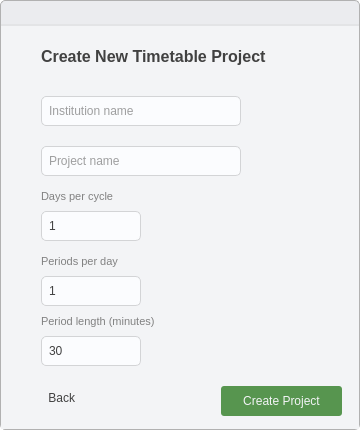
<?xml version="1.0" encoding="UTF-8"?>
<ui version="4.0">
 <class>Boarding</class>
 <widget class="QDialog" name="Boarding">
  <property name="geometry">
   <rect>
    <x>0</x>
    <y>0</y>
    <width>360</width>
    <height>430</height>
   </rect>
  </property>
  <property name="minimumSize">
   <size>
    <width>360</width>
    <height>430</height>
   </size>
  </property>
  <property name="windowTitle">
   <string>Dialog</string>
  </property>
  <property name="styleSheet">
   <string notr="true">* {
	background: transparent;
	border: none;
	color: #414141;
}

QWidget#main_container {
	background: #EBECEF;
	border-radius: 5px;
	border: 1px solid #B1B1B1;
}

QWidget#container {
	background: #F3F4F6;
}

#close_btn:hover{
	background: #DC2626;
}

#toolbar{
	border-bottom: 2px solid #E3E4E6;
}

QComboBox{
	border: 1px solid #D3D4D6;
	border-radius: 5px;
	padding-left: 5px;
	outline: none;
	background: #FBFCFE;
}

QLineEdit{
	background: #FBFCFE;
}

QComboBox::drop-down{
	background: transparent;
}

QComboBox::down-arrow{
	image: url(':/icons/icons/drop_down.svg');
	height: 24px;
	width: 24px;
}

QSpinBox{
	border: 1px solid #D3D4D6;
	border-radius: 5px;
	padding-left: 5px;
	background: #FBFCFE;
}

QSpinBox:down-button{
	background: transparent;
}

QSpinBox:up-button{
	background: transparent;
}

QSpinBox:down-arrow{
	image: url(':/icons/icons/drop_down.svg');
	height: 24px;
	width: 24px;
}

QSpinBox:up-arrow{
	image: url(':/icons/icons/drop_up.svg');
	height: 24px;
	width: 24px;
}</string>
  </property>
  <layout class="QVBoxLayout" name="verticalLayout">
   <property name="spacing">
    <number>0</number>
   </property>
   <property name="leftMargin">
    <number>0</number>
   </property>
   <property name="topMargin">
    <number>0</number>
   </property>
   <property name="rightMargin">
    <number>0</number>
   </property>
   <property name="bottomMargin">
    <number>0</number>
   </property>
   <item>
    <widget class="QWidget" name="main_container" native="true">
     <property name="minimumSize">
      <size>
       <width>360</width>
       <height>430</height>
      </size>
     </property>
     <layout class="QVBoxLayout" name="verticalLayout_2">
      <property name="spacing">
       <number>0</number>
      </property>
      <property name="leftMargin">
       <number>1</number>
      </property>
      <property name="topMargin">
       <number>1</number>
      </property>
      <property name="rightMargin">
       <number>1</number>
      </property>
      <property name="bottomMargin">
       <number>1</number>
      </property>
      <item>
       <widget class="QFrame" name="toolbar">
        <property name="minimumSize">
         <size>
          <width>0</width>
          <height>25</height>
         </size>
        </property>
        <property name="maximumSize">
         <size>
          <width>16777215</width>
          <height>25</height>
         </size>
        </property>
        <property name="frameShape">
         <enum>QFrame::Shape::StyledPanel</enum>
        </property>
        <property name="frameShadow">
         <enum>QFrame::Shadow::Raised</enum>
        </property>
        <widget class="QPushButton" name="close_btn">
         <property name="geometry">
          <rect>
           <x>330</x>
           <y>0</y>
           <width>30</width>
           <height>24</height>
          </rect>
         </property>
         <property name="text">
          <string/>
         </property>
         <property name="icon">
          <iconset theme="QIcon::ThemeIcon::ApplicationExit"/>
         </property>
         <property name="iconSize">
          <size>
           <width>10</width>
           <height>10</height>
          </size>
         </property>
        </widget>
       </widget>
      </item>
      <item>
       <widget class="QStackedWidget" name="container">
        <property name="currentIndex">
         <number>1</number>
        </property>
        <widget class="QWidget" name="board_page_1">
         <widget class="QLabel" name="title">
          <property name="geometry">
           <rect>
            <x>81</x>
            <y>20</y>
            <width>221</width>
            <height>20</height>
           </rect>
          </property>
          <property name="font">
           <font>
            <pointsize>12</pointsize>
            <bold>true</bold>
           </font>
          </property>
          <property name="text">
           <string>Smart Timetable Generator</string>
          </property>
         </widget>
         <widget class="QPushButton" name="next_btn">
          <property name="geometry">
           <rect>
            <x>111</x>
            <y>350</y>
            <width>131</width>
            <height>30</height>
           </rect>
          </property>
          <property name="cursor">
           <cursorShape>PointingHandCursor</cursorShape>
          </property>
          <property name="focusPolicy">
           <enum>Qt::FocusPolicy::StrongFocus</enum>
          </property>
          <property name="layoutDirection">
           <enum>Qt::LayoutDirection::RightToLeft</enum>
          </property>
          <property name="styleSheet">
           <string notr="true">padding: 5px;
background: #2F69B2;
color: #F3F4F6;
border-radius: 3px;</string>
          </property>
          <property name="text">
           <string>Continue    </string>
          </property>
          <property name="icon">
           <iconset resource="../assets/icons.qrc">
            <normaloff>:/icons/icons/arrow-right-long.svg</normaloff>:/icons/icons/arrow-right-long.svg</iconset>
          </property>
          <property name="iconSize">
           <size>
            <width>14</width>
            <height>14</height>
           </size>
          </property>
         </widget>
         <widget class="QLabel" name="sub_title">
          <property name="geometry">
           <rect>
            <x>111</x>
            <y>45</y>
            <width>161</width>
            <height>20</height>
           </rect>
          </property>
          <property name="font">
           <font>
            <pointsize>8</pointsize>
            <bold>false</bold>
           </font>
          </property>
          <property name="styleSheet">
           <string notr="true">color: rgb(129, 129, 129);</string>
          </property>
          <property name="text">
           <string>Build Schedules Intelligently</string>
          </property>
         </widget>
         <widget class="QFrame" name="frame">
          <property name="geometry">
           <rect>
            <x>30</x>
            <y>80</y>
            <width>311</width>
            <height>251</height>
           </rect>
          </property>
          <property name="frameShape">
           <enum>QFrame::Shape::StyledPanel</enum>
          </property>
          <property name="frameShadow">
           <enum>QFrame::Shadow::Raised</enum>
          </property>
          <widget class="ButtonFrame" name="tertiary_btn">
           <property name="geometry">
            <rect>
             <x>10</x>
             <y>170</y>
             <width>281</width>
             <height>61</height>
            </rect>
           </property>
           <property name="cursor">
            <cursorShape>PointingHandCursor</cursorShape>
           </property>
           <property name="styleSheet">
            <string notr="true">QFrame#tertiary_btn{
	border: 1px solid #E3E4E6;
	border-radius: 10px;
}

QFrame#tertiary_btn:hover{
	border: 3px solid #DBEAFE;
	background: #DBEAFE;
}</string>
           </property>
           <widget class="QLabel" name="head_7">
            <property name="geometry">
             <rect>
              <x>60</x>
              <y>10</y>
              <width>161</width>
              <height>21</height>
             </rect>
            </property>
            <property name="font">
             <font>
              <family>Segoe UI</family>
              <pointsize>10</pointsize>
              <bold>true</bold>
             </font>
            </property>
            <property name="text">
             <string>University or College</string>
            </property>
           </widget>
           <widget class="QLabel" name="sub_head_7">
            <property name="geometry">
             <rect>
              <x>60</x>
              <y>35</y>
              <width>181</width>
              <height>21</height>
             </rect>
            </property>
            <property name="font">
             <font>
              <family>Inter</family>
             </font>
            </property>
            <property name="styleSheet">
             <string notr="true">color: #818181;</string>
            </property>
            <property name="text">
             <string>&lt;!DOCTYPE HTML PUBLIC &quot;-//W3C//DTD HTML 4.0//EN&quot; &quot;http://www.w3.org/TR/REC-html40/strict.dtd&quot;&gt;
&lt;html&gt;&lt;head&gt;&lt;meta name=&quot;qrichtext&quot; content=&quot;1&quot; /&gt;&lt;meta charset=&quot;utf-8&quot; /&gt;&lt;style type=&quot;text/css&quot;&gt;
p, li { white-space: pre-wrap; }
hr { height: 1px; border-width: 0; }
li.unchecked::marker { content: &quot;\2610&quot;; }
li.checked::marker { content: &quot;\2612&quot;; }
&lt;/style&gt;&lt;/head&gt;&lt;body style=&quot; font-family:'Segoe Ui'; font-size:9pt; font-weight:400; font-style:normal;&quot;&gt;
&lt;p style=&quot; margin-top:12px; margin-bottom:2px; margin-left:0px; margin-right:0px; -qt-block-indent:0; text-indent:0px;&quot;&gt;Courses, lecturers and modules&lt;/p&gt;&lt;/body&gt;&lt;/html&gt;</string>
            </property>
            <property name="alignment">
             <set>Qt::AlignmentFlag::AlignLeading|Qt::AlignmentFlag::AlignLeft|Qt::AlignmentFlag::AlignTop</set>
            </property>
           </widget>
           <widget class="QLabel" name="coner_shadow_7">
            <property name="geometry">
             <rect>
              <x>80</x>
              <y>0</y>
              <width>201</width>
              <height>61</height>
             </rect>
            </property>
            <property name="text">
             <string/>
            </property>
            <property name="pixmap">
             <pixmap resource="../assets/icons.qrc">:/icons/images/corner_gradient.png</pixmap>
            </property>
            <property name="scaledContents">
             <bool>true</bool>
            </property>
           </widget>
           <widget class="QPushButton" name="icon_7">
            <property name="geometry">
             <rect>
              <x>10</x>
              <y>20</y>
              <width>31</width>
              <height>24</height>
             </rect>
            </property>
            <property name="text">
             <string/>
            </property>
            <property name="icon">
             <iconset resource="../assets/icons.qrc">
              <normaloff>:/icons/icons/tertiary.svg</normaloff>:/icons/icons/tertiary.svg</iconset>
            </property>
            <property name="iconSize">
             <size>
              <width>32</width>
              <height>32</height>
             </size>
            </property>
           </widget>
           <widget class="QWidget" name="selector_7" native="true">
            <property name="geometry">
             <rect>
              <x>250</x>
              <y>25</y>
              <width>15</width>
              <height>15</height>
             </rect>
            </property>
            <property name="styleSheet">
             <string notr="true">border: 1px solid #B1B1B1;
border-radius: 7px;</string>
            </property>
            <layout class="QVBoxLayout" name="verticalLayout_5">
             <property name="spacing">
              <number>0</number>
             </property>
             <property name="leftMargin">
              <number>0</number>
             </property>
             <property name="topMargin">
              <number>0</number>
             </property>
             <property name="rightMargin">
              <number>0</number>
             </property>
             <property name="bottomMargin">
              <number>0</number>
             </property>
             <item>
              <widget class="QLabel" name="tick">
               <property name="text">
                <string/>
               </property>
               <property name="pixmap">
                <pixmap resource="../assets/icons.qrc">:/icons/icons/tick.svg</pixmap>
               </property>
               <property name="scaledContents">
                <bool>true</bool>
               </property>
              </widget>
             </item>
            </layout>
           </widget>
          </widget>
          <widget class="ButtonFrame" name="primary_btn">
           <property name="geometry">
            <rect>
             <x>10</x>
             <y>10</y>
             <width>281</width>
             <height>61</height>
            </rect>
           </property>
           <property name="cursor">
            <cursorShape>PointingHandCursor</cursorShape>
           </property>
           <property name="styleSheet">
            <string notr="true">QFrame#primary_btn{
	border: 1px solid #E3E4E6;
	border-radius: 10px;
}

QFrame#primary_btn:hover{
	border: 3px solid #DBEAFE;
	background: #DBEAFE;
}</string>
           </property>
           <widget class="QLabel" name="head_8">
            <property name="geometry">
             <rect>
              <x>60</x>
              <y>10</y>
              <width>151</width>
              <height>21</height>
             </rect>
            </property>
            <property name="font">
             <font>
              <family>Segoe UI</family>
              <pointsize>10</pointsize>
              <bold>true</bold>
             </font>
            </property>
            <property name="text">
             <string>Primary School</string>
            </property>
           </widget>
           <widget class="QLabel" name="sub_head_8">
            <property name="geometry">
             <rect>
              <x>60</x>
              <y>35</y>
              <width>171</width>
              <height>21</height>
             </rect>
            </property>
            <property name="font">
             <font>
              <family>Inter</family>
             </font>
            </property>
            <property name="styleSheet">
             <string notr="true">color: #818181;</string>
            </property>
            <property name="text">
             <string>&lt;!DOCTYPE HTML PUBLIC &quot;-//W3C//DTD HTML 4.0//EN&quot; &quot;http://www.w3.org/TR/REC-html40/strict.dtd&quot;&gt;
&lt;html&gt;&lt;head&gt;&lt;meta name=&quot;qrichtext&quot; content=&quot;1&quot; /&gt;&lt;meta charset=&quot;utf-8&quot; /&gt;&lt;style type=&quot;text/css&quot;&gt;
p, li { white-space: pre-wrap; }
hr { height: 1px; border-width: 0; }
li.unchecked::marker { content: &quot;\2610&quot;; }
li.checked::marker { content: &quot;\2612&quot;; }
&lt;/style&gt;&lt;/head&gt;&lt;body style=&quot; font-family:'Inter'; font-size:9pt; font-weight:400; font-style:normal;&quot;&gt;
&lt;p style=&quot; margin-top:12px; margin-bottom:2px; margin-left:0px; margin-right:0px; -qt-block-indent:0; text-indent:0px;&quot;&gt;&lt;span style=&quot; font-family:'Segoe Ui';&quot;&gt;Simple Class-based scheduling&lt;/span&gt;&lt;/p&gt;&lt;/body&gt;&lt;/html&gt;</string>
            </property>
            <property name="alignment">
             <set>Qt::AlignmentFlag::AlignLeading|Qt::AlignmentFlag::AlignLeft|Qt::AlignmentFlag::AlignTop</set>
            </property>
           </widget>
           <widget class="QLabel" name="coner_shadow_8">
            <property name="geometry">
             <rect>
              <x>80</x>
              <y>0</y>
              <width>201</width>
              <height>61</height>
             </rect>
            </property>
            <property name="text">
             <string/>
            </property>
            <property name="pixmap">
             <pixmap resource="../assets/icons.qrc">:/icons/images/corner_gradient.png</pixmap>
            </property>
            <property name="scaledContents">
             <bool>true</bool>
            </property>
           </widget>
           <widget class="QPushButton" name="icon_8">
            <property name="geometry">
             <rect>
              <x>10</x>
              <y>20</y>
              <width>31</width>
              <height>24</height>
             </rect>
            </property>
            <property name="text">
             <string/>
            </property>
            <property name="icon">
             <iconset resource="../assets/icons.qrc">
              <normaloff>:/icons/icons/primary.svg</normaloff>:/icons/icons/primary.svg</iconset>
            </property>
            <property name="iconSize">
             <size>
              <width>32</width>
              <height>32</height>
             </size>
            </property>
           </widget>
           <widget class="QWidget" name="selector_8" native="true">
            <property name="geometry">
             <rect>
              <x>250</x>
              <y>25</y>
              <width>15</width>
              <height>15</height>
             </rect>
            </property>
            <property name="styleSheet">
             <string notr="true">border: 1px solid #B1B1B1;
border-radius: 5px;</string>
            </property>
            <widget class="QLabel" name="tick_3">
             <property name="geometry">
              <rect>
               <x>0</x>
               <y>0</y>
               <width>15</width>
               <height>15</height>
              </rect>
             </property>
             <property name="text">
              <string/>
             </property>
             <property name="pixmap">
              <pixmap resource="../assets/icons.qrc">:/icons/icons/tick.svg</pixmap>
             </property>
             <property name="scaledContents">
              <bool>true</bool>
             </property>
            </widget>
           </widget>
          </widget>
          <widget class="ButtonFrame" name="secondary_btn">
           <property name="geometry">
            <rect>
             <x>10</x>
             <y>90</y>
             <width>281</width>
             <height>61</height>
            </rect>
           </property>
           <property name="cursor">
            <cursorShape>PointingHandCursor</cursorShape>
           </property>
           <property name="styleSheet">
            <string notr="true">QFrame#secondary_btn{
	border: 1px solid #E3E4E6;
	border-radius: 10px;
}

QFrame#secondary_btn:hover{
	border: 3px solid #DBEAFE;
	background: #DBEAFE;
}</string>
           </property>
           <widget class="QLabel" name="head_9">
            <property name="geometry">
             <rect>
              <x>60</x>
              <y>10</y>
              <width>161</width>
              <height>21</height>
             </rect>
            </property>
            <property name="font">
             <font>
              <family>Segoe UI</family>
              <pointsize>10</pointsize>
              <bold>true</bold>
             </font>
            </property>
            <property name="text">
             <string>Secondary School</string>
            </property>
           </widget>
           <widget class="QLabel" name="sub_head_9">
            <property name="geometry">
             <rect>
              <x>60</x>
              <y>35</y>
              <width>171</width>
              <height>21</height>
             </rect>
            </property>
            <property name="font">
             <font>
              <family>Segoe UI</family>
             </font>
            </property>
            <property name="styleSheet">
             <string notr="true">color: #818181;</string>
            </property>
            <property name="text">
             <string>&lt;!DOCTYPE HTML PUBLIC &quot;-//W3C//DTD HTML 4.0//EN&quot; &quot;http://www.w3.org/TR/REC-html40/strict.dtd&quot;&gt;
&lt;html&gt;&lt;head&gt;&lt;meta name=&quot;qrichtext&quot; content=&quot;1&quot; /&gt;&lt;meta charset=&quot;utf-8&quot; /&gt;&lt;style type=&quot;text/css&quot;&gt;
p, li { white-space: pre-wrap; }
hr { height: 1px; border-width: 0; }
li.unchecked::marker { content: &quot;\2610&quot;; }
li.checked::marker { content: &quot;\2612&quot;; }
&lt;/style&gt;&lt;/head&gt;&lt;body style=&quot; font-family:'Segoe UI'; font-size:9pt; font-weight:400; font-style:normal;&quot;&gt;
&lt;p style=&quot; margin-top:0px; margin-bottom:0px; margin-left:0px; margin-right:0px; -qt-block-indent:0; text-indent:0px;&quot;&gt;&lt;span style=&quot; font-family:'Segoe Ui';&quot;&gt;Classes, Teachers and Subjects&lt;/span&gt;&lt;/p&gt;&lt;/body&gt;&lt;/html&gt;</string>
            </property>
            <property name="alignment">
             <set>Qt::AlignmentFlag::AlignLeading|Qt::AlignmentFlag::AlignLeft|Qt::AlignmentFlag::AlignTop</set>
            </property>
           </widget>
           <widget class="QLabel" name="coner_shadow_9">
            <property name="geometry">
             <rect>
              <x>80</x>
              <y>0</y>
              <width>201</width>
              <height>61</height>
             </rect>
            </property>
            <property name="text">
             <string/>
            </property>
            <property name="pixmap">
             <pixmap resource="../assets/icons.qrc">:/icons/images/corner_gradient.png</pixmap>
            </property>
            <property name="scaledContents">
             <bool>true</bool>
            </property>
           </widget>
           <widget class="QPushButton" name="icon_9">
            <property name="geometry">
             <rect>
              <x>10</x>
              <y>20</y>
              <width>31</width>
              <height>24</height>
             </rect>
            </property>
            <property name="text">
             <string/>
            </property>
            <property name="icon">
             <iconset resource="../assets/icons.qrc">
              <normaloff>:/icons/icons/secondary.svg</normaloff>:/icons/icons/secondary.svg</iconset>
            </property>
            <property name="iconSize">
             <size>
              <width>32</width>
              <height>32</height>
             </size>
            </property>
           </widget>
           <widget class="QWidget" name="selector_9" native="true">
            <property name="geometry">
             <rect>
              <x>250</x>
              <y>25</y>
              <width>15</width>
              <height>15</height>
             </rect>
            </property>
            <property name="styleSheet">
             <string notr="true">border: 1px solid #B1B1B1;
border-radius: 5px;</string>
            </property>
            <widget class="QLabel" name="tick_2">
             <property name="geometry">
              <rect>
               <x>0</x>
               <y>0</y>
               <width>15</width>
               <height>15</height>
              </rect>
             </property>
             <property name="text">
              <string/>
             </property>
             <property name="pixmap">
              <pixmap resource="../assets/icons.qrc">:/icons/icons/tick.svg</pixmap>
             </property>
             <property name="scaledContents">
              <bool>true</bool>
             </property>
            </widget>
           </widget>
          </widget>
         </widget>
        </widget>
        <widget class="QWidget" name="board_page_2">
         <widget class="QPushButton" name="back_btn">
          <property name="geometry">
           <rect>
            <x>20</x>
            <y>360</y>
            <width>75</width>
            <height>24</height>
           </rect>
          </property>
          <property name="cursor">
           <cursorShape>PointingHandCursor</cursorShape>
          </property>
          <property name="text">
           <string>  Back</string>
          </property>
          <property name="icon">
           <iconset resource="../assets/icons.qrc">
            <normaloff>:/icons/icons/arrow-left-long.svg</normaloff>:/icons/icons/arrow-left-long.svg</iconset>
          </property>
          <property name="iconSize">
           <size>
            <width>14</width>
            <height>14</height>
           </size>
          </property>
         </widget>
         <widget class="QPushButton" name="create_btn">
          <property name="geometry">
           <rect>
            <x>220</x>
            <y>360</y>
            <width>121</width>
            <height>30</height>
           </rect>
          </property>
          <property name="cursor">
           <cursorShape>PointingHandCursor</cursorShape>
          </property>
          <property name="styleSheet">
           <string notr="true">padding: 5px;
background: #57954F;
color: #F3F4F6;
border-radius: 3px;</string>
          </property>
          <property name="text">
           <string>Create Project</string>
          </property>
         </widget>
         <widget class="QLabel" name="title_2">
          <property name="geometry">
           <rect>
            <x>40</x>
            <y>20</y>
            <width>251</width>
            <height>20</height>
           </rect>
          </property>
          <property name="font">
           <font>
            <pointsize>12</pointsize>
            <bold>true</bold>
           </font>
          </property>
          <property name="text">
           <string>Create New Timetable Project</string>
          </property>
         </widget>
         <widget class="QLineEdit" name="intitution_name_txt">
          <property name="geometry">
           <rect>
            <x>40</x>
            <y>70</y>
            <width>200</width>
            <height>30</height>
           </rect>
          </property>
          <property name="styleSheet">
           <string notr="true">border: 1px solid #D3D4D6;
border-radius: 5px;
padding-left: 5px;</string>
          </property>
          <property name="placeholderText">
           <string>Institution name</string>
          </property>
         </widget>
         <widget class="QLineEdit" name="timetable_name_txt">
          <property name="geometry">
           <rect>
            <x>40</x>
            <y>120</y>
            <width>200</width>
            <height>30</height>
           </rect>
          </property>
          <property name="styleSheet">
           <string notr="true">border: 1px solid #D3D4D6;
border-radius: 5px;
padding-left: 5px;</string>
          </property>
          <property name="placeholderText">
           <string>Project name</string>
          </property>
         </widget>
         <widget class="QSpinBox" name="slots_per_cycle_txt">
          <property name="geometry">
           <rect>
            <x>40</x>
            <y>185</y>
            <width>100</width>
            <height>30</height>
           </rect>
          </property>
          <property name="styleSheet">
           <string notr="true">border: 1px solid #D3D4D6;
border-radius: 5px;
padding-left: 5px;</string>
          </property>
          <property name="minimum">
           <number>1</number>
          </property>
          <property name="maximum">
           <number>10000</number>
          </property>
         </widget>
         <widget class="QLabel" name="sub_title_2">
          <property name="geometry">
           <rect>
            <x>40</x>
            <y>160</y>
            <width>160</width>
            <height>20</height>
           </rect>
          </property>
          <property name="font">
           <font>
            <pointsize>8</pointsize>
            <bold>false</bold>
           </font>
          </property>
          <property name="styleSheet">
           <string notr="true">color: rgb(129, 129, 129);</string>
          </property>
          <property name="text">
           <string>Days per cycle</string>
          </property>
         </widget>
         <widget class="QSpinBox" name="slots_per_day_txt">
          <property name="geometry">
           <rect>
            <x>40</x>
            <y>250</y>
            <width>100</width>
            <height>30</height>
           </rect>
          </property>
          <property name="styleSheet">
           <string notr="true">border: 1px solid #D3D4D6;
border-radius: 5px;
padding-left: 5px;</string>
          </property>
          <property name="minimum">
           <number>1</number>
          </property>
          <property name="maximum">
           <number>1000000000</number>
          </property>
         </widget>
         <widget class="QLabel" name="sub_title_3">
          <property name="geometry">
           <rect>
            <x>40</x>
            <y>225</y>
            <width>161</width>
            <height>20</height>
           </rect>
          </property>
          <property name="font">
           <font>
            <pointsize>8</pointsize>
            <bold>false</bold>
           </font>
          </property>
          <property name="styleSheet">
           <string notr="true">color: rgb(129, 129, 129);</string>
          </property>
          <property name="text">
           <string>Periods per day</string>
          </property>
         </widget>
         <widget class="QSpinBox" name="slot_length_txt">
          <property name="geometry">
           <rect>
            <x>40</x>
            <y>310</y>
            <width>100</width>
            <height>30</height>
           </rect>
          </property>
          <property name="styleSheet">
           <string notr="true">border: 1px solid #D3D4D6;
border-radius: 5px;
padding-left: 5px;</string>
          </property>
          <property name="minimum">
           <number>30</number>
          </property>
          <property name="maximum">
           <number>1000000000</number>
          </property>
         </widget>
         <widget class="QLabel" name="sub_title_4">
          <property name="geometry">
           <rect>
            <x>40</x>
            <y>285</y>
            <width>161</width>
            <height>20</height>
           </rect>
          </property>
          <property name="font">
           <font>
            <pointsize>8</pointsize>
            <bold>false</bold>
           </font>
          </property>
          <property name="styleSheet">
           <string notr="true">color: rgb(129, 129, 129);</string>
          </property>
          <property name="text">
           <string>Period length (minutes)</string>
          </property>
         </widget>
        </widget>
       </widget>
      </item>
     </layout>
    </widget>
   </item>
  </layout>
 </widget>
 <customwidgets>
  <customwidget>
   <class>ButtonFrame</class>
   <extends>QFrame</extends>
   <header>widgets.custom_widgets</header>
   <container>1</container>
  </customwidget>
 </customwidgets>
 <resources>
  <include location="../assets/icons.qrc"/>
 </resources>
 <connections/>
</ui>
